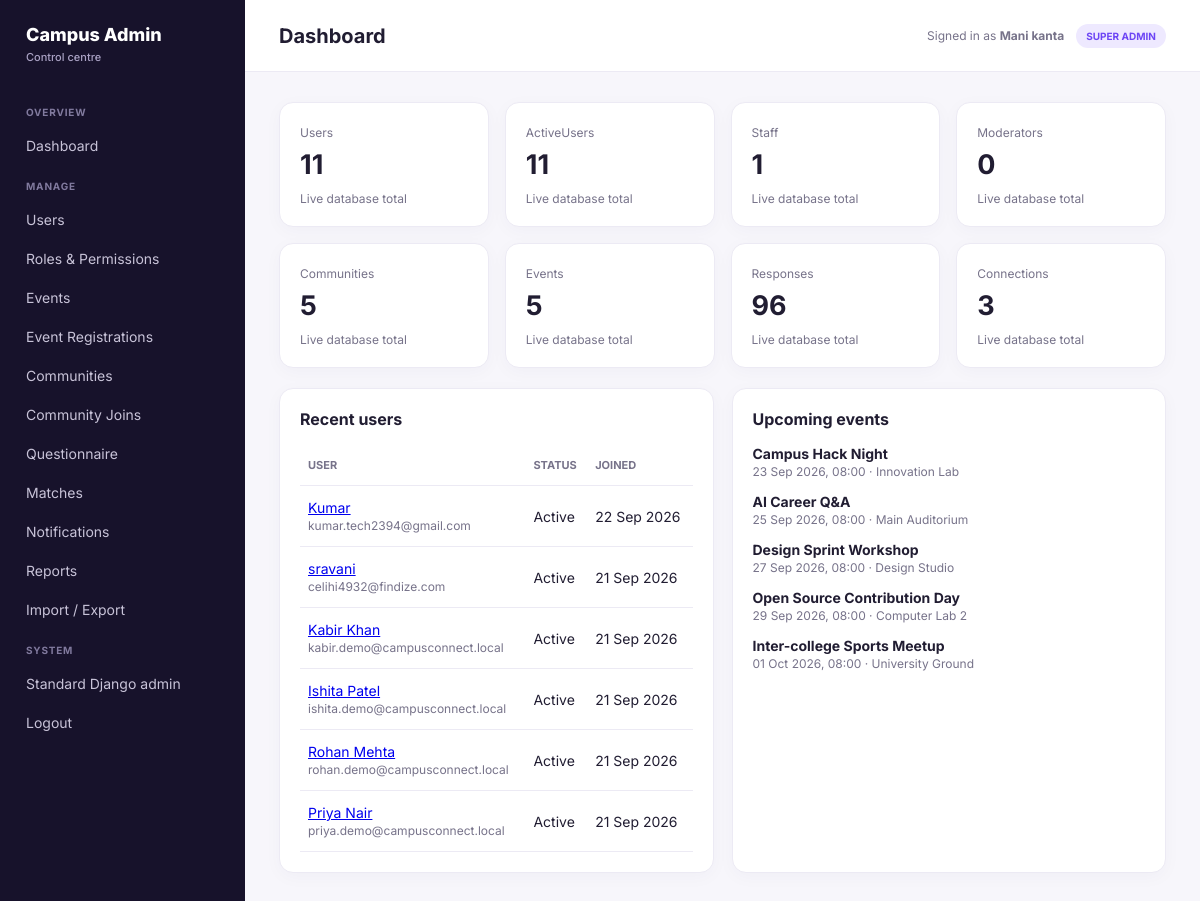
The page /admin-dashboard/ (signed in) on the database as committed earlier.
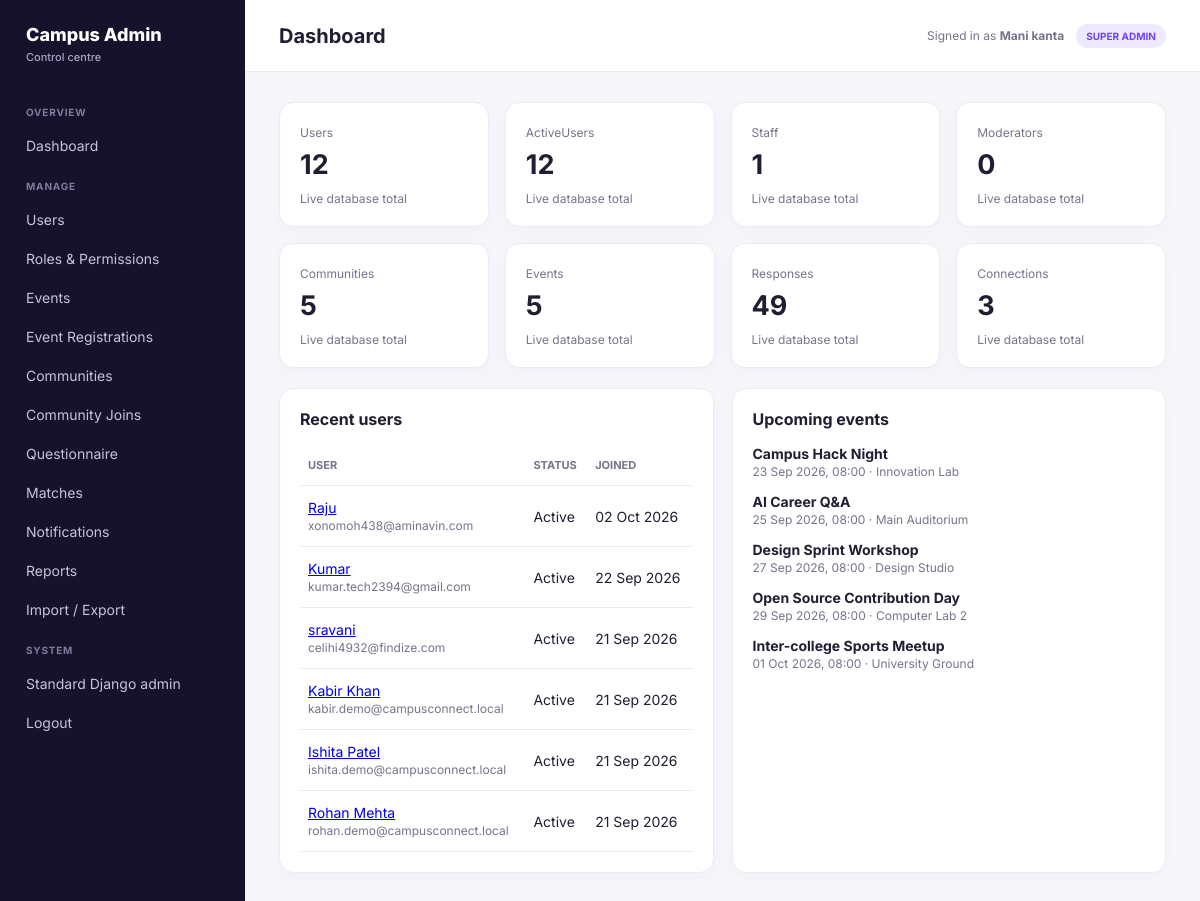
The same page on the database as committed later.
### accounts/models.py (models this page shows, shortened)
class User(AbstractUser):
    id = models.UUIDField(primary_key=True, default=uuid.uuid4, editable=False)
    username = None  # Not used; authentication via email
    email = models.EmailField('Email Address', unique=True)
    first_name = models.CharField('First Name', max_length=150, blank=True)
    last_name = models.CharField('Last Name', max_length=150, blank=True)
    is_verified = models.BooleanField('Verified', default=False)
    created_at = models.DateTimeField(auto_now_add=True)
    updated_at = models.DateTimeField(auto_now=True)
    USERNAME_FIELD = 'email'
    REQUIRED_FIELDS = ['first_name', 'last_name']
    objects = UserManager()
    class Meta:
        db_table = 'accounts_user'
        ordering = ['-created_at']

### events/models.py (models this page shows, shortened)
class Event(models.Model):
    title = models.CharField(max_length=200)
    description = models.TextField(blank=True)
    start = models.DateTimeField()
    location = models.CharField(max_length=200, blank=True)
    color = models.CharField(max_length=7, default='#7C4DFF')
    attendees = models.ManyToManyField(
        settings.AUTH_USER_MODEL,
        blank=True,
        related_name='events',
    )
    created_at = models.DateTimeField(auto_now_add=True)
    class Meta:
        ordering = ('start',)

### admin_dashboard/views.py (the view)
# urls.py: path('', views.dashboard, name='dashboard'),
@dashboard_access
def dashboard(request):
    return render(request, 'admin_dashboard/dashboard.html', _context(
        request,
        stats={
            'users': User.objects.count(),
            'active_users': User.objects.filter(is_active=True).count(),
            'staff': User.objects.filter(is_staff=True).count(),
            'moderators': Group.objects.filter(name__iexact='Moderator').aggregate(
                total=Count('user')).get('total', 0),
            'communities': Community.objects.count(),
            'events': Event.objects.count(),
            'responses': QuestionResponse.objects.count(),
            'connections': Connection.objects.count(),
        },
        recent_users=User.objects.order_by('-created_at')[:6],
        recent_events=Event.objects.order_by('start')[:5],
    ))

### admin_dashboard/permissions.py (called while the page is built)
def dashboard_access(view):
    @wraps(view)
    def wrapped(request, *args, **kwargs):
        if not request.user.is_authenticated or not request.user.is_staff:
            raise PermissionDenied
        return view(request, *args, **kwargs)
    return wrapped

### admin_dashboard/views.py (called while the page is built)
def _role(user):
    if user.is_superuser:
        return 'SUPER ADMIN'
    return user.groups.values_list('name', flat=True).first() or ('ADMIN' if user.is_staff else 'STUDENT')

def _context(request, **extra):
    return {'admin_role': _role(request.user), **extra}

### templates/admin_dashboard/dashboard.html
{% extends "admin_dashboard/base.html" %}{% block title %}Dashboard{% endblock %}{% block content %}
<div class="cards">{% for key,label in stats.items %}<div class="stat"><span class="muted">{{ key|title|cut:"_" }}</span><b>{{ label }}</b><span class="muted">Live database total</span></div>{% endfor %}</div>
<div class="grid"><div class="panel"><h2>Recent users</h2><div class="table-wrap"><table class="table"><tr><th>User</th><th>Status</th><th>Joined</th></tr>{% for user in recent_users %}<tr><td><a href="{% url 'admin_dashboard:user_detail' user.id %}">{{ user.get_full_name|default:user.email }}</a><br><span class="muted">{{ user.email }}</span></td><td>{{ user.is_active|yesno:"Active,Inactive" }}</td><td>{{ user.created_at|date:"d M Y" }}</td></tr>{% endfor %}</table></div></div><div class="panel"><h2>Upcoming events</h2>{% for event in recent_events %}<p><strong>{{ event.title }}</strong><br><span class="muted">{{ event.start|date:"d M Y, H:i" }} · {{ event.location }}</span></p>{% empty %}<p class="muted">No events yet.</p>{% endfor %}</div></div>
{% endblock %}

Rows that differ between the two databases and show on the page:
no longer on this page (row unchanged): User: get_full_name "Priya Nair", email "priya.demo@campusconnect.local", is_active "Active", created_at "21 Sep 2026"
added User: get_full_name "Raju", email "xonomoh438@aminavin.com", is_active "Active", created_at "02 Oct 2026"
Other text that changed with them:
new list line: "Users 12 Live database total"
new list line: "ActiveUsers 12 Live database total"
new list line: "Responses 49 Live database total"
list line gone: "Users 11 Live database total"
list line gone: "ActiveUsers 11 Live database total"
list line gone: "Responses 96 Live database total"
